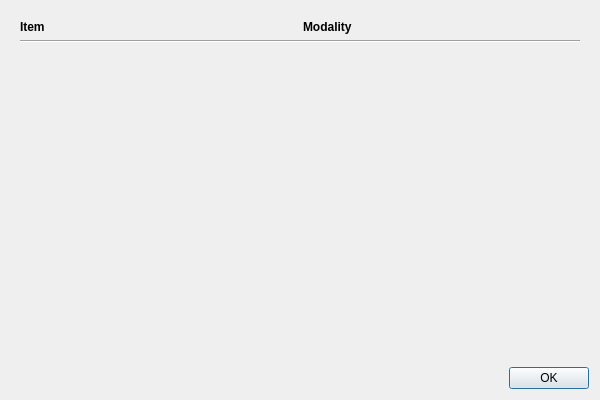
<?xml version="1.0" encoding="UTF-8"?>
<ui version="4.0">
 <class>ONF_ActionAggregateItemsOptionsSelectionDialog</class>
 <widget class="QDialog" name="ONF_ActionAggregateItemsOptionsSelectionDialog">
  <property name="geometry">
   <rect>
    <x>0</x>
    <y>0</y>
    <width>600</width>
    <height>400</height>
   </rect>
  </property>
  <property name="windowTitle">
   <string>Dialog</string>
  </property>
  <layout class="QVBoxLayout" name="verticalLayout">
   <item>
    <widget class="QWidget" name="wid_itemsModalities" native="true">
     <layout class="QGridLayout" name="gridLayout_2">
      <item row="0" column="0">
       <widget class="QLabel" name="label">
        <property name="sizePolicy">
         <sizepolicy hsizetype="Preferred" vsizetype="Preferred">
          <horstretch>0</horstretch>
          <verstretch>0</verstretch>
         </sizepolicy>
        </property>
        <property name="font">
         <font>
          <weight>75</weight>
          <bold>true</bold>
         </font>
        </property>
        <property name="text">
         <string>Item</string>
        </property>
       </widget>
      </item>
      <item row="0" column="1">
       <widget class="QLabel" name="label_2">
        <property name="sizePolicy">
         <sizepolicy hsizetype="Preferred" vsizetype="Preferred">
          <horstretch>0</horstretch>
          <verstretch>0</verstretch>
         </sizepolicy>
        </property>
        <property name="font">
         <font>
          <weight>75</weight>
          <bold>true</bold>
         </font>
        </property>
        <property name="text">
         <string>Modality</string>
        </property>
       </widget>
      </item>
      <item row="1" column="0" colspan="2">
       <widget class="Line" name="line">
        <property name="orientation">
         <enum>Qt::Horizontal</enum>
        </property>
       </widget>
      </item>
     </layout>
    </widget>
   </item>
   <item>
    <spacer name="verticalSpacer">
     <property name="orientation">
      <enum>Qt::Vertical</enum>
     </property>
     <property name="sizeHint" stdset="0">
      <size>
       <width>20</width>
       <height>40</height>
      </size>
     </property>
    </spacer>
   </item>
   <item>
    <widget class="QDialogButtonBox" name="buttonBox">
     <property name="sizePolicy">
      <sizepolicy hsizetype="Fixed" vsizetype="Fixed">
       <horstretch>0</horstretch>
       <verstretch>0</verstretch>
      </sizepolicy>
     </property>
     <property name="layoutDirection">
      <enum>Qt::RightToLeft</enum>
     </property>
     <property name="orientation">
      <enum>Qt::Horizontal</enum>
     </property>
     <property name="standardButtons">
      <set>QDialogButtonBox::Ok</set>
     </property>
     <property name="centerButtons">
      <bool>false</bool>
     </property>
    </widget>
   </item>
  </layout>
 </widget>
 <resources/>
 <connections>
  <connection>
   <sender>buttonBox</sender>
   <signal>accepted()</signal>
   <receiver>ONF_ActionAggregateItemsOptionsSelectionDialog</receiver>
   <slot>accept()</slot>
   <hints>
    <hint type="sourcelabel">
     <x>248</x>
     <y>254</y>
    </hint>
    <hint type="destinationlabel">
     <x>157</x>
     <y>274</y>
    </hint>
   </hints>
  </connection>
  <connection>
   <sender>buttonBox</sender>
   <signal>rejected()</signal>
   <receiver>ONF_ActionAggregateItemsOptionsSelectionDialog</receiver>
   <slot>reject()</slot>
   <hints>
    <hint type="sourcelabel">
     <x>316</x>
     <y>260</y>
    </hint>
    <hint type="destinationlabel">
     <x>286</x>
     <y>274</y>
    </hint>
   </hints>
  </connection>
 </connections>
</ui>
